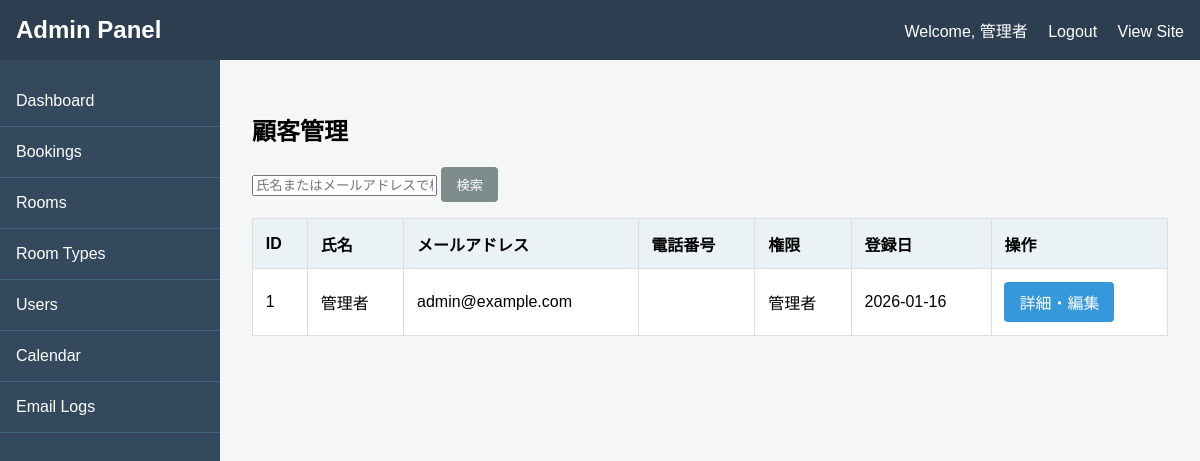
The page /admin/users.php (signed in) on the database its author committed.
### tables this page shows
CREATE TABLE `users` (
  `id` int(11) NOT NULL AUTO_INCREMENT,
  `name` varchar(255) NOT NULL COMMENT '氏名',
  `email` varchar(255) NOT NULL COMMENT 'メールアドレス',
  `phone` varchar(20) DEFAULT NULL COMMENT '電話番号',
  `password` varchar(255) NOT NULL COMMENT 'ハッシュ化されたパスワード',
  `role` int(1) NOT NULL DEFAULT 0 COMMENT '権限 (0:一般, 1:管理者, 2:フロント, 3:清掃)',
  `notes` text DEFAULT NULL COMMENT '特記事項',
  `created_at` datetime NOT NULL DEFAULT current_timestamp(),
  `updated_at` datetime NOT NULL DEFAULT current_timestamp() ON UPDATE current_timestamp(),
  PRIMARY KEY (`id`),
  UNIQUE KEY `email` (`email`)
);

### includes/functions.php (called while the page is built, shortened)
<?php
function h($s) {
    return htmlspecialchars($s, ENT_QUOTES, 'UTF-8');
}

### admin/users.php (the view, shortened to what this page needs)
<?php
require_once 'admin_check.php';
$search_query = filter_input(INPUT_GET, 'q');
try {
    $sql = "SELECT `id`, `name`, `email`, `phone`, `role`, `created_at` FROM users";
    $sql .= " ORDER BY id DESC";
    $stmt = $dbh->prepare($sql);
    $stmt->execute();
    $users = $stmt->fetchAll(PDO::FETCH_ASSOC);
} catch (PDOException $e) {
    $error = "ユーザー情報の取得に失敗しました: " . h($e->getMessage());
    $users = [];
}
require_once 'admin_header.php';
?>
<h2>顧客管理</h2>
<div style="margin-bottom: 1rem;">
    <form action="users.php" method="get">
        <input type="text" name="q" placeholder="氏名またはメールアドレスで検索" value="<?php echo h($search_query); ?>">
        <button type="submit" class="btn-admin" style="background-color: #7f8c8d;">検索</button>
    </form>
</div>
<div class="table-responsive">
<table>
    <thead>
        <tr>
            <th>ID</th>
            <th>氏名</th>
            <th>メールアドレス</th>
            <th>電話番号</th>
            <th>権限</th>
            <th>登録日</th>
            <th>操作</th>
        </tr>
    </thead>
    <tbody>
        <?php if (empty($users)): ?>
            <tr>
                <td colspan="7" style="text-align: center;">ユーザーが見つかりません。</td>
            </tr>
        <?php else: ?>
            <?php foreach ($users as $user): ?>
                <tr>
                    <td><?php echo h($user['id']); ?></td>
                    <td><?php echo h($user['name']); ?></td>
                    <td><?php echo h($user['email']); ?></td>
                    <td><?php echo h($user['phone']); ?></td>
                    <td>
                        <?php
                        switch ($user['role']) {
                            case ROLE_MANAGER: echo '管理者'; break;
                        }
                        ?>
                    </td>
                    <td><?php echo h(date('Y-m-d', strtotime($user['created_at']))); ?></td>
                    <td>
                        <?php
                        $can_edit = true;
                        ?>
                        <?php if ($can_edit): ?>
                            <a href="user_detail.php?id=<?php echo h($user['id']); ?>" class="btn-admin" style="background-color:#3498db;">詳細・編集</a>
                        <?php else: ?>
                            <span style="color:gray;">権限なし</span>
                        <?php endif; ?>
                    </td>
                </tr>
            <?php endforeach; ?>
        <?php endif; ?>
    </tbody>
</table>
</div>
<?php
require_once 'admin_footer.php';
?>

### admin/admin_header.php (style rules this page uses)
body { font-family: sans-serif; margin: 0; background-color: #f4f7f6; }
.table-responsive { overflow-x: auto; -webkit-overflow-scrolling: touch; margin-bottom: 1rem; }
table { width: 100%; border-collapse: collapse; margin-top: 0; background-color: white; min-width: 600px; }
th, td { border: 1px solid #ddd; padding: 0.8rem; text-align: left; }
th { background-color: #eaf2f5; }
.btn-admin { padding: 8px 15px; border: none; border-radius: 4px; color: white; cursor: pointer; text-decoration: none; display: inline-block; }

### rows shown on the page
users: id "1", name "管理者", email "admin@example.com", role "管理者", created_at "2026-01-16"

### other values the page prints
t('admin_dashboard_title') "Admin Panel"
t('admin_welcome', $_SESSION['user']['name']) "Welcome, 管理者"
t('nav_logout') "Logout"
t('admin_site_view') "View Site"
t('admin_dashboard') "Dashboard"
t('admin_bookings') "Bookings"
t('admin_rooms') "Rooms"
t('admin_room_types') "Room Types"
t('admin_users') "Users"
t('admin_calendar') "Calendar"
t('admin_email_logs') "Email Logs"
